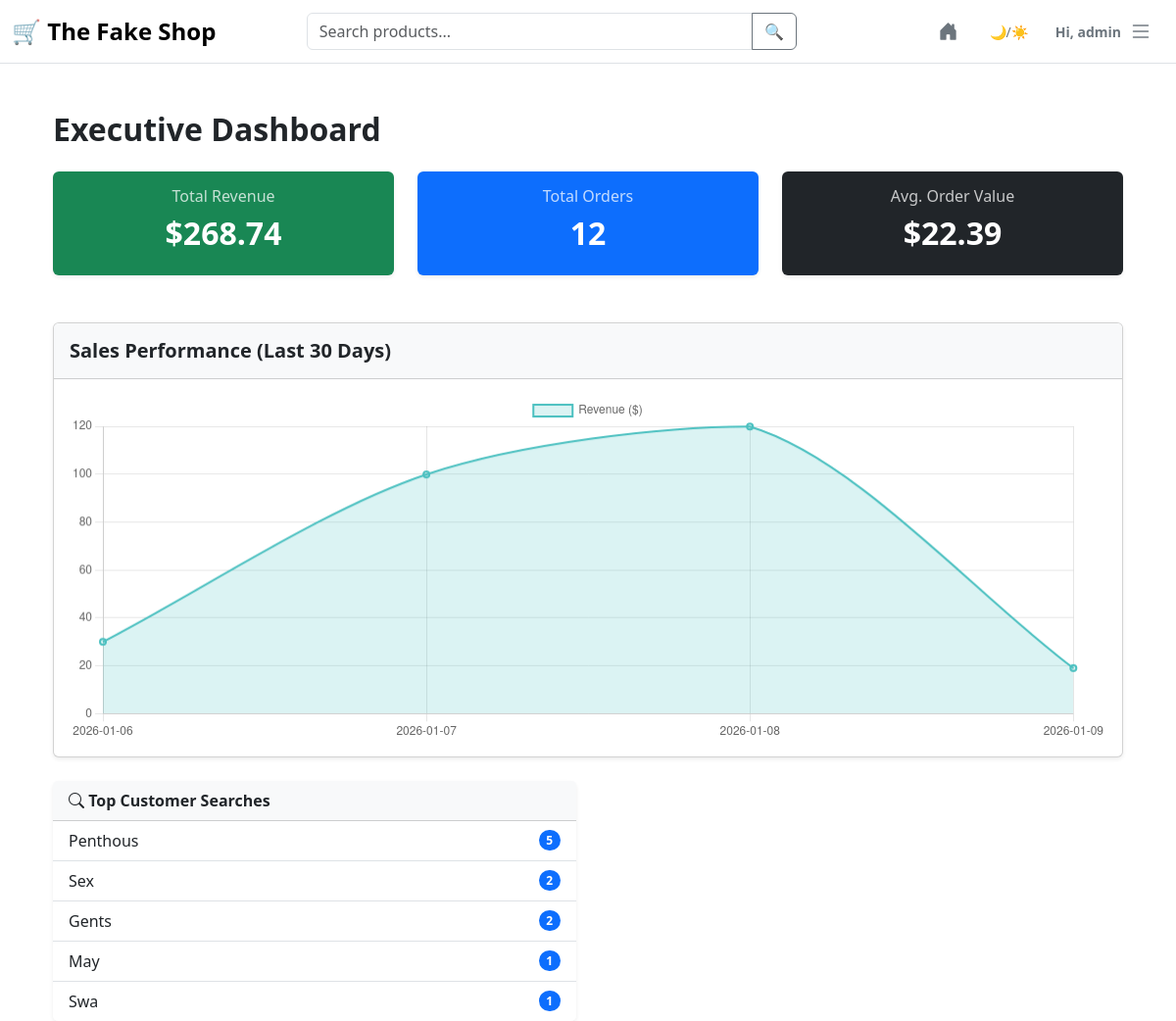
The app's page /admin/dashboard (signed in) with its own data.
### server.py (models this page shows)
class User(UserMixin,db.Model):
    id = db.Column(db.Integer, primary_key=True)
    name = db.Column(db.String(100))
    email = db.Column(db.String(100), unique=True) # New
    password = db.Column(db.String(100))
    is_deleted = db.Column(db.Boolean, default=False)
    orders = db.relationship('Order', backref='customer')
    reviews = db.relationship('Review', backref='author')
    wishlist = db.relationship('Product', secondary=wishlist_table, backref='wished_by')

class SearchTerm(db.Model):
    id = db.Column(db.Integer, primary_key=True)
    term = db.Column(db.String(100)) # e.g., "iphone"
    count = db.Column(db.Integer, default=1) # How many times searched?
    last_searched = db.Column(db.String(20)) # Timestamp

### server.py (the view)
@app.route('/admin/dashboard')
@admin_only
def admin_dashboard():
    total_revenue_cents = db.session.query(func.sum(Order.total_price)).filter(Order.status != 'Cancelled').scalar() or 0
    total_revenue = total_revenue_cents / 100
    total_orders = Order.query.filter(Order.status != 'Cancelled').count()
    avg_order_value = (total_revenue / total_orders) if total_orders > 0 else 0
    daily_sales = db.session.query(
        Order.date, func.sum(Order.total_price)
    ).filter(Order.status != 'Cancelled').group_by(Order.date).order_by(Order.date.asc()).all()
    dates = []
    sales = []
    for day in daily_sales:
        dates.append(day[0])          # e.g., "2026-01-08"
        sales.append(day[1] / 100)    # e.g., 150.00
    top_searches = db.session.execute(
        db.select(SearchTerm).order_by(SearchTerm.count.desc()).limit(5)
    ).scalars().all()
    return render_template('admin_dashboard.html',
                           revenue=total_revenue,
                           orders=total_orders,
                           avg_order=avg_order_value,
                           dates=json.dumps(dates),
                           sales=json.dumps(sales),
                           top_searches=top_searches)

### server.py (called while the page is built)
def admin_only(f):
    @wraps(f)
    def decorated_function(*args, **kwargs):
        if not current_user.is_authenticated or current_user.id != 1:
            return abort(403)
        return f(*args, **kwargs)
    return decorated_function

@login_manager.user_loader
def load_user(user_id):
    return db.session.get(User, int(user_id))

@app.context_processor
def inject_pending_orders():
    pending_count = 0
    if current_user.is_authenticated and current_user.id == 1:
        pending_count = db.session.query(Order).filter(
            Order.status == 'Pending'
        ).count()
    return dict(pending_orders_count=pending_count)

### templates/admin_dashboard.html (shortened to what this page needs)
{% extends "base.html" %}
{% block content %}
<div class="container mt-5">
    <h2 class="mb-4 fw-bold">Executive Dashboard</h2>
    <div class="row text-center mb-5">
        <div class="col-md-4">
            <div class="card shadow-sm border-0 bg-success text-white">
                <div class="card-body">
                    <h6 class="opacity-75">Total Revenue</h6>
                    <h2 class="fw-bold">${{ "%.2f" % revenue }}</h2>
                </div>
            </div>
        </div>
        <div class="col-md-4">
            <div class="card shadow-sm border-0 bg-primary text-white">
                <div class="card-body">
                    <h6 class="opacity-75">Total Orders</h6>
                    <h2 class="fw-bold">{{ orders }}</h2>
                </div>
            </div>
        </div>
        <div class="col-md-4">
            <div class="card shadow-sm border-0 bg-dark text-white">
                <div class="card-body">
                    <h6 class="opacity-75">Avg. Order Value</h6>
                    <h2 class="fw-bold">${{ "%.2f" % avg_order }}</h2>
                </div>
            </div>
        </div>
    </div>
    <div class="card shadow-sm">
        <div class="card-header bg-body-tertiary py-3">
            <h5 class="mb-0 fw-bold">Sales Performance (Last 30 Days)</h5>
        </div>
        <div class="card-body">
            <canvas id="salesChart" height="100"></canvas>
        </div>
    </div>
    <div class="row mt-4">
        <div class="col-md-6">
            <div class="card shadow-sm border-0">
                <div class="card-header bg-body-tertiary fw-bold">
                    <i class="bi bi-search"></i> Top Customer Searches
                </div>
                <ul class="list-group list-group-flush">
                    {% for term in top_searches %}
                    <li class="list-group-item d-flex justify-content-between align-items-center">
                        <span class="text-capitalize">{{ term.term }}</span>
                        <span class="badge bg-primary rounded-pill">{{ term.count }}</span>
                    </li>
                    {% else %}
                    <li class="list-group-item text-muted">No data yet. Go search for something!</li>
                    {% endfor %}
                </ul>
            </div>
        </div>
    </div>
</div>
<script>
    const ctx = document.getElementById('salesChart').getContext('2d');
    const salesChart = new Chart(ctx, {
        type: 'line', // Can be 'bar', 'pie', etc.
        data: {
            labels: {{ dates | safe }}, // The dates from Python
            datasets: [{
                label: 'Revenue ($)',
                data: {{ sales | safe }},   // The money from Python
                borderColor: 'rgba(75, 192, 192, 1)',
                backgroundColor: 'rgba(75, 192, 192, 0.2)',
                borderWidth: 2,
                fill: true,
                tension: 0.3 // Makes the line curved and smooth
            }]
        },
        options: {
            responsive: true,
            scales: {
                y: {
                    beginAtZero: true
                }
            }
        }
    });
</script>
{% endblock %}

### templates/base.html (shortened to what this page needs)
<!DOCTYPE html>
<html lang="en" data-bs-theme="light">
<head>
    <link href="https://cdn.jsdelivr.net/npm/bootstrap@5.3.0/dist/css/bootstrap.min.css" rel="stylesheet">
    <link rel="stylesheet" href="https://cdn.jsdelivr.net/npm/bootstrap-icons@1.11.0/font/bootstrap-icons.css">
</head>
<body>
    <nav class="navbar navbar-expand-lg border-bottom border-body" style="background-color: var(--bs-body-bg);">
        <div class="container-fluid">
            <a class="navbar-brand fw-bold fs-4 me-4" href="{{ url_for('home') }}">
                🛒 The Fake Shop
            </a>
            <form class="d-flex mx-auto flex-grow-1" action="{{ url_for('home') }}" method="GET" style="max-width: 500px;">
                <div class="input-group">
                    <input class="form-control" type="search" name="q" placeholder="Search products..." value="{{ search_query if search_query else '' }}">
                    <button class="btn btn-outline-secondary" type="submit">🔍</button>
                </div>
            </form>
            <div class="d-flex align-items-center ms-auto gap-2">
                <a href="{{ url_for('home') }}" class="btn btn-outline-secondary btn-sm border-0 me-2" title="Home">
                    <i class="bi bi-house-door-fill fs-5"></i>
                </a>
                <button class="btn btn-outline-secondary btn-sm border-0" id="darkModeToggle">
                    🌙/☀️
                </button>
                {% if current_user.is_authenticated %}
                    <div class="dropdown">
                        <button class="btn btn-outline-secondary border-0 d-flex align-items-center gap-2" type="button" data-bs-toggle="dropdown">
                            <span class="d-none d-md-block fw-bold small">Hi, {{ current_user.name.split()[0] }}</span>
                            <i class="bi bi-list fs-4"></i> </button>
                    </div>
                {% else %}
                    <div class="vr mx-2"></div>
                    <a href="{{ url_for('login') }}" class="btn btn-outline-primary btn-sm">Login</a>
                    <a href="{{ url_for('register') }}" class="btn btn-primary btn-sm">Register</a>
                {% endif %}
            </div>
        </div>
    </nav>
    <div class="container mt-5">
        {% block content %}
        {% endblock %}
    </div>
</body>
</html>

### records on screen
User: name "admin"
SearchTerm: term "Penthous", count "5"
SearchTerm: term "Sex", count "2"
SearchTerm: term "Gents", count "2"
SearchTerm: term "May", count "1"
SearchTerm: term "Swa", count "1"

### other values on screen
{{ "%.2f" % revenue }} "268.74"
{{ orders }} "12"
{{ "%.2f" % avg_order }} "22.39"
chart data {{ dates | safe }} ["2026-01-06", "2026-01-07", "2026-01-08", "2026-01-09"]
chart data {{ sales | safe }} [29.97, 99.9, 119.88, 18.99]
